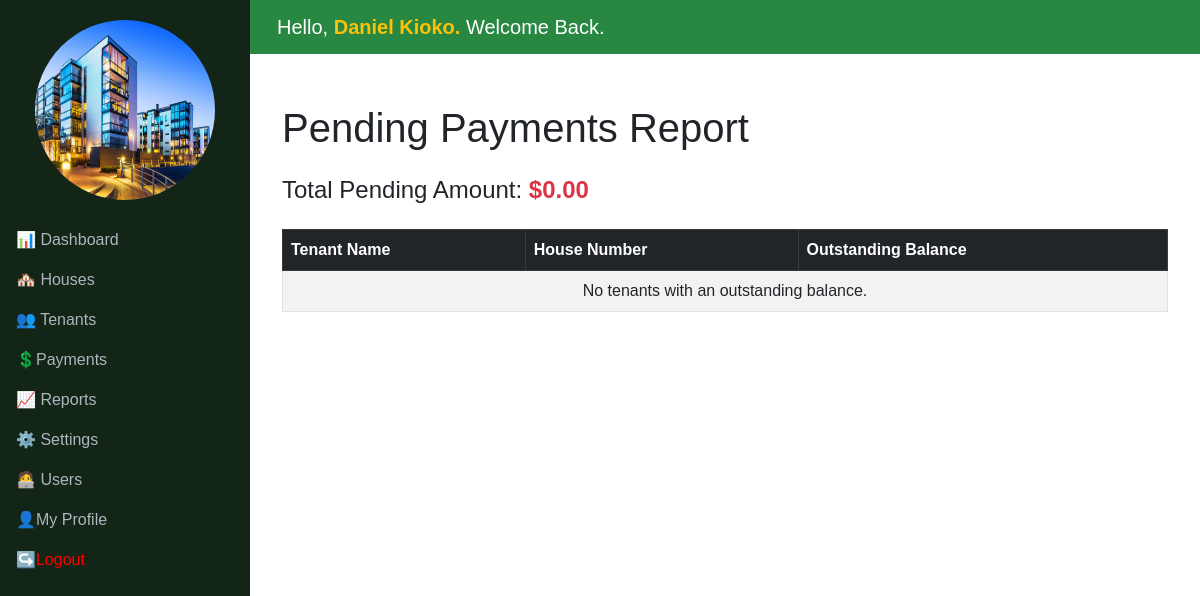
/rentals/reports/overdue/ (signed in), run on an earlier commit of the app's database.
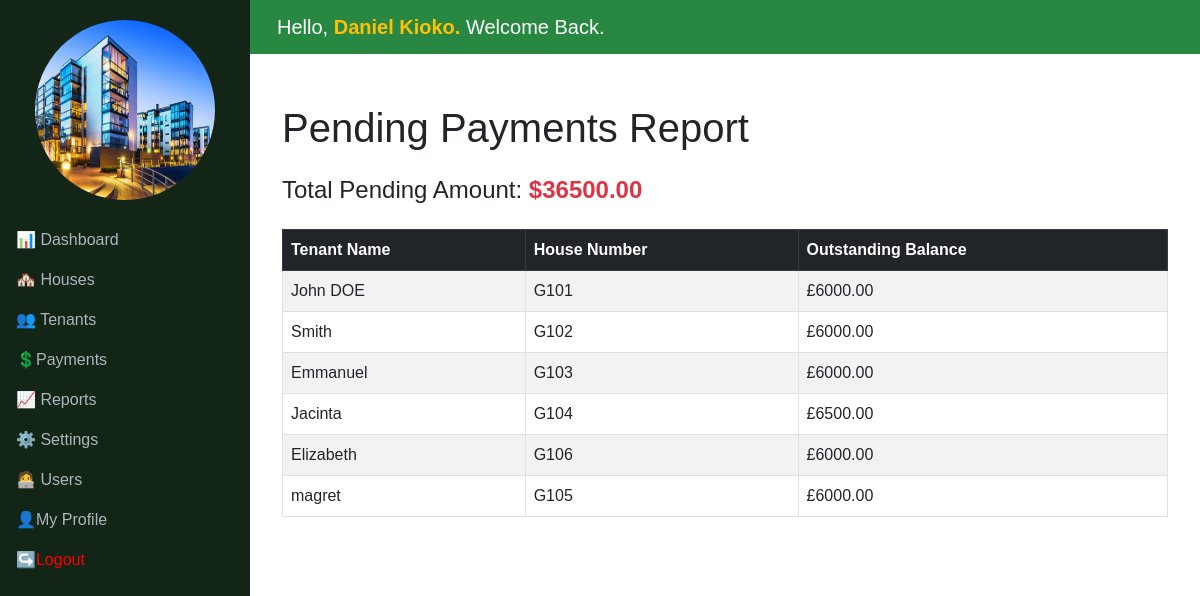
And on a later commit of the database.
### rentals/models.py (models this page shows, shortened)
class Tenant(models.Model):
    name = models.CharField(max_length=255)
    phone = models.CharField(max_length=15)
    house = models.OneToOneField('House', on_delete=models.CASCADE, unique=True)
    date_joined = models.DateField(auto_now_add=True)
    def outstanding_balance(self):
        months_since_joining = (date.today().year - self.date_joined.year) * 12 + date.today().month - self.date_joined.month
        total_due = months_since_joining * self.house.monthly_rent
        total_paid = Payment.objects.filter(tenant=self).aggregate(total=Sum('amount_paid'))['total'] or Decimal('0.00')
        return total_due - total_paid

class House(models.Model):
    HOUSE_TYPES = [
        ('Bedsitter', 'Bedsitter'),
        ('One Bedroom', 'One Bedroom'),
        ('Two Bedroom', 'Two Bedroom'),
        ('Three Bedroom', 'Three Bedroom'),
    ]
    number = models.CharField(max_length=20, unique=True)
    house_type = models.CharField(max_length=50, choices=HOUSE_TYPES)
    monthly_rent = models.DecimalField(max_digits=10, decimal_places=2)
    is_occupied = models.BooleanField(default=False)

### rentals/views.py (the view)
# urls.py: path('reports/overdue/', OverdueRentalsReportView.as_view(), name='overdue-rentals-report'),
class OverdueRentalsReportView(LoginRequiredMixin, TemplateView):
    template_name = 'overdue-rentals-report.html'
    def get_context_data(self, **kwargs):
        context = super().get_context_data(**kwargs)
        tenants_with_outstanding_balance = []
        total_overdue_balance = Decimal('0.00')  # Initialize total overdue balance
        for tenant in Tenant.objects.all():
            outstanding_balance = tenant.outstanding_balance()
            if outstanding_balance > 0:
                tenants_with_outstanding_balance.append({
                    'name': tenant.name,
                    'house': tenant.house.number,
                    'outstanding_balance': outstanding_balance
                })
                total_overdue_balance += outstanding_balance  # Add to total overdue balance
        context['tenants'] = tenants_with_outstanding_balance
        context['total_overdue_balance'] = total_overdue_balance
        return context

### rentals/templates/overdue-rentals-report.html
{% extends 'base.html' %}
{% block content %}
  <div class="container">
    <h1 class="my-4">Pending Payments Report</h1>
    <h4>Total Pending Amount:<strong class="text-danger"> ${{ total_overdue_balance }}</strong></h4>
    <table class="table table-striped table-bordered mt-4">
      <thead class="table-dark">
        <tr>
          <th>Tenant Name</th>
          <th>House Number</th>
          <th>Outstanding Balance</th>
        </tr>
      </thead>
      <tbody>
        {% for tenant in tenants %}
          <tr>
            <td>{{ tenant.name }}</td>
            <td>{{ tenant.house }}</td>
            <td>£{{ tenant.outstanding_balance }}</td>
          </tr>
        {% empty %}
          <tr>
            <td colspan="3" class="text-center">No tenants with an outstanding balance.</td>
          </tr>
        {% endfor %}
      </tbody>
    </table>
  </div>
{% endblock %}

What changed in the data, as far as the page shows it:
added Tenant: name "John DOE"
added House: house "G101"
added Tenant: name "Smith"
added House: house "G102"
added Tenant: name "Emmanuel"
now on this page (row edited): House: house "G103"
added Tenant: name "Jacinta"
now on this page (row edited): House: house "G104"
added Tenant: name "Elizabeth"
added House: house "G106"
added Tenant: name "magret"
added House: house "G105"
Also different on the page:
{{ total_overdue_balance }}: "0.00" → "36500.00"
new list line: "£ 6000.00"
new list line: "£ 6500.00"
text no longer shown: "No tenants with an outstanding balance."
